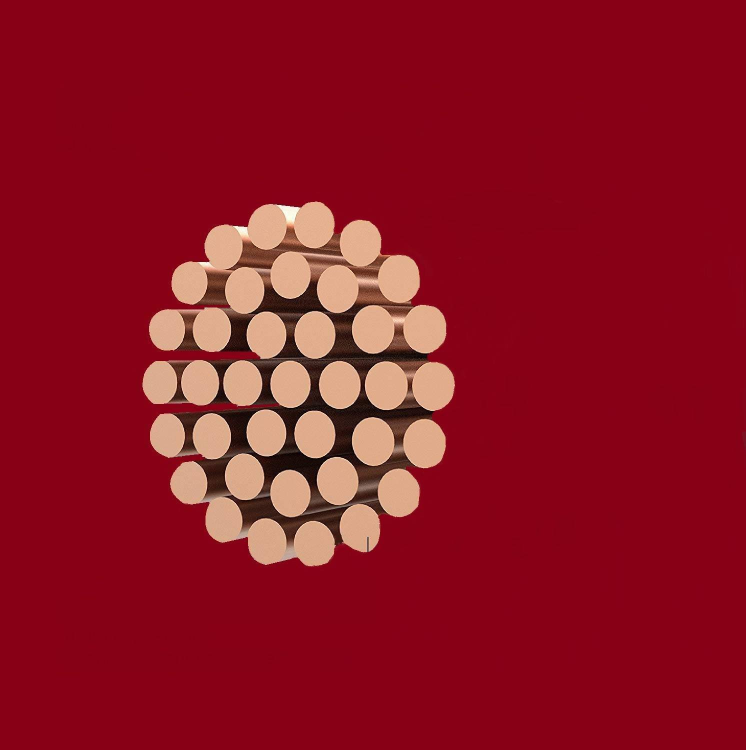
//> input picture IV.CouterTrack/src.jpg, 1491 x 1500 px (shown at 1/2 size)
$ ./can src.jpg   (built with g++ and OpenCV 4)
//> lines starting //> are read from the running program, lines starting //| are printed output that depends on the picture; after the words box and inside, x2 and y2 are one past the last pixel; in counts of white or black regions, pixels touching at a corner belong together
#include "opencv2/imgcodecs.hpp"
#include "opencv2/highgui/highgui.hpp"
#include "opencv2/imgproc/imgproc.hpp"
#include <bits/stdc++.h>

using namespace cv;
using namespace std;

Mat src, src_gray;

int thresh = 100;
int max_thresh = 255;
RNG rng(12345);


void thresh_callback(int, void* )
{
	Mat canny_output;
	vector<vector<Point> > contours;
	vector<Vec4i> hierarchy;
	Canny( src_gray, canny_output, thresh, thresh*2, 3 );
	findContours( canny_output, contours, hierarchy, RETR_TREE, CHAIN_APPROX_SIMPLE, Point(0, 0) );
	Mat drawing = Mat::zeros( canny_output.size(), CV_8UC3 );
	for( size_t i = 0; i< contours.size(); i++ )
	{
	   Scalar color = Scalar( rng.uniform(0, 255), rng.uniform(0,255), rng.uniform(0,255) );
	   drawContours( drawing, contours, (int)i, color, 2, 8, hierarchy, 0, Point() );
	}
	namedWindow( "Contours", WINDOW_NORMAL );
	resizeWindow( "Contours", 600, 600 );
	imshow( "Contours", drawing );
	imwrite( "Out_Contours.jpg", drawing );
}


int main( int, char** argv )
{
	src = imread(argv[1]);
//> src is the input picture: 1500 rows x 1491 cols, CV_8UC3; mean B, G, R 34.4, 19.2, 141.7
	if (src.empty()) return -1;

	cvtColor( src, src_gray, COLOR_BGR2GRAY );
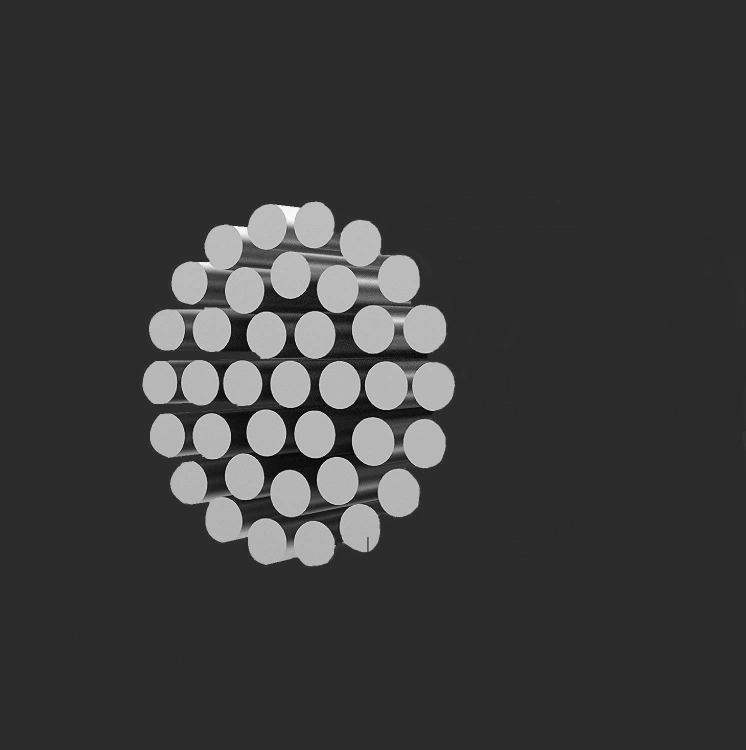
//> src_gray: 1500 rows x 1491 cols, CV_8UC1 (shown at 1/2 size); min 0, max 254, mean 57.4
	blur( src_gray, src_gray, Size(3,3) );
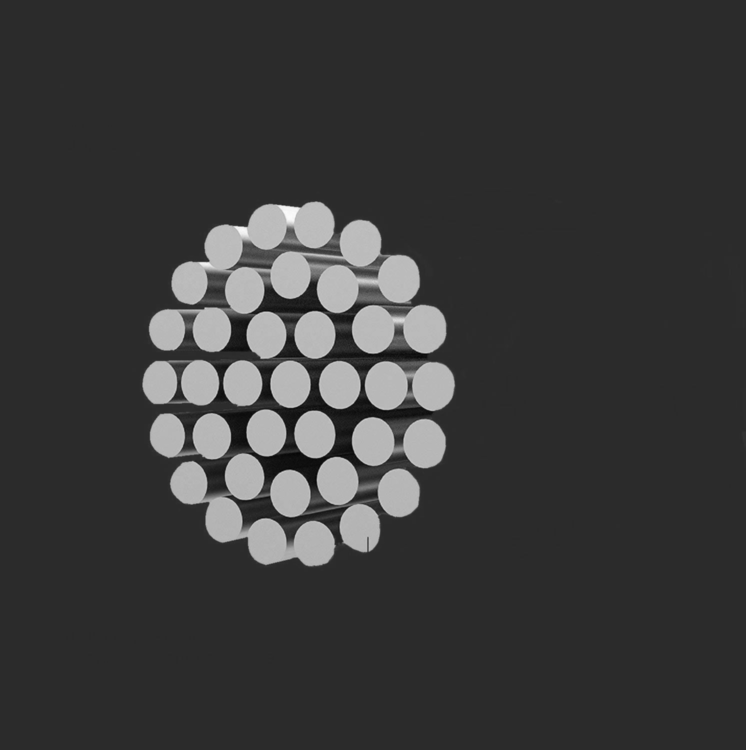
//> src_gray: 1500 rows x 1491 cols, CV_8UC1 (shown at 1/2 size); 10.54% of pixels changed, all inside (x1, y1, x2, y2) = (120, 168, 1491, 1328)

	namedWindow( "Source", WINDOW_NORMAL );
	resizeWindow( "Source", 600, 600 );
	imshow( "Source", src );

	createTrackbar( " Canny thresh:", "Source", &thresh, max_thresh, thresh_callback );
	thresh_callback( 0, 0 );
//> in thresh_callback, `Canny( src_gray, canny_output, thresh, thresh*2, 3 );`:
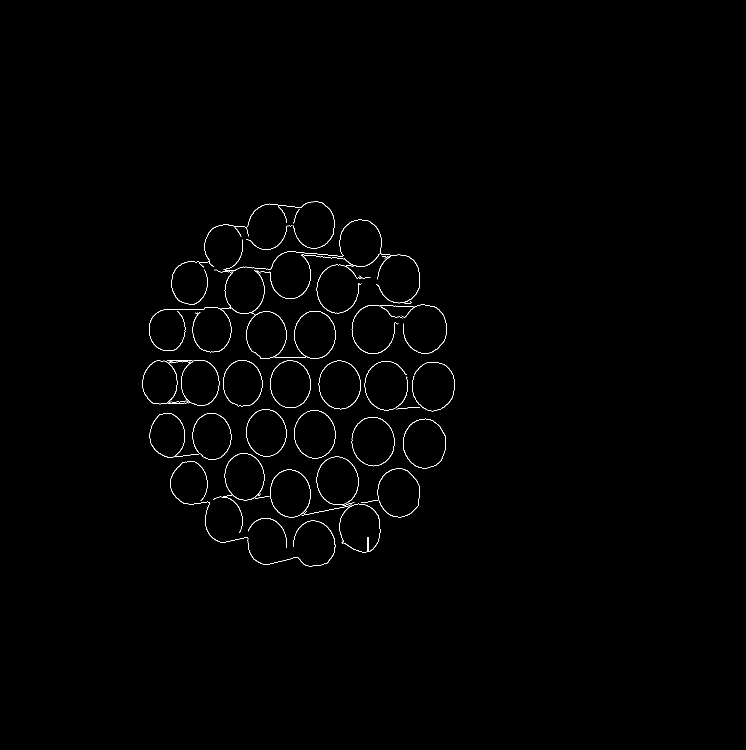
//> canny_output: 1500 rows x 1491 cols, CV_8UC1 (shown at 1/2 size); 0.58% white in thin lines or dots, all inside (x1, y1, x2, y2) = (284, 403, 910, 1133)
//> in thresh_callback, `findContours( canny_output, contours, hierarchy, RETR_TREE, CHAIN_APPR..`: contours = 67 contours, 24 with area under 20; largest, box (x1, y1, x2, y2) and area: (806, 837, 892, 937) 6626, (806, 837, 892, 937) 6550, (703, 834, 789, 933) 6529, (703, 834, 789, 933) 6451, (755, 937, 840, 1035) 6440
//> the loop in thresh_callback, `for( size_t i = 0; i< contours.size(); i++ )` made 67 passes
//> after the loop in thresh_callback, `for( size_t i = 0; i< contours.size(); i++ )`:
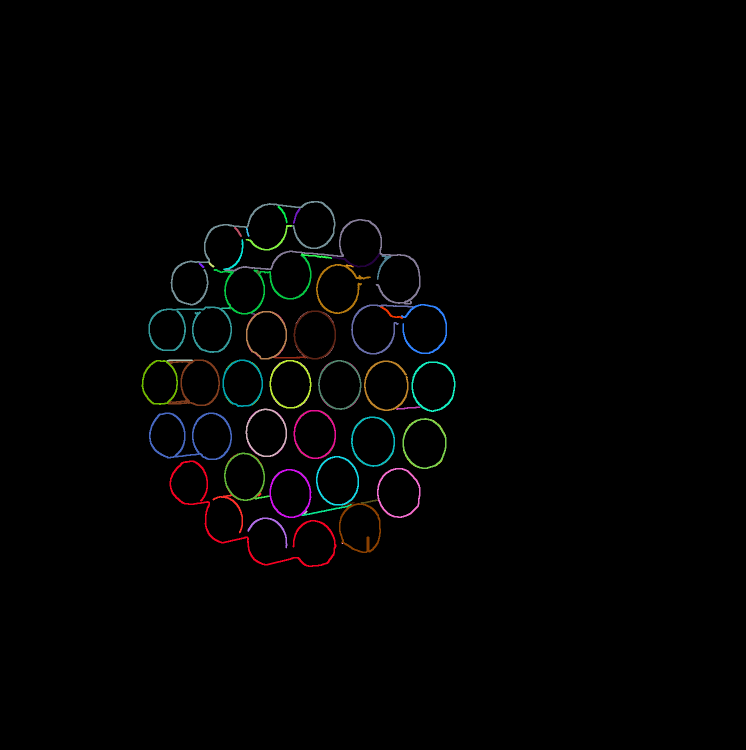
//> drawing: 1500 rows x 1491 cols, CV_8UC3 (shown at 1/2 size); mean B, G, R 2.2, 2.3, 2.3

	waitKey(0);
	return 0;
}
